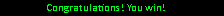

Tiled map render using the project's own tile images. Description and the whole map definition, tile-layer contents included, below:
An orthogonal 14x1 tile map with 16x16 px tiles, 1 tile layer (Artwork).

<map version="1.10" orientation="orthogonal" renderorder="right-down" width="14" height="1" tilewidth="16" tileheight="16" infinite="0" nextlayerid="2" nextobjectid="1">
 <tileset firstgid="1" source="board_tiles.tsx" />
 <layer id="1" name="Artwork" width="14" height="1">
  <data encoding="csv">
65,66,67,68,69,70,71,72,73,74,75,76,77,78
</data>
 </layer>
</map>
